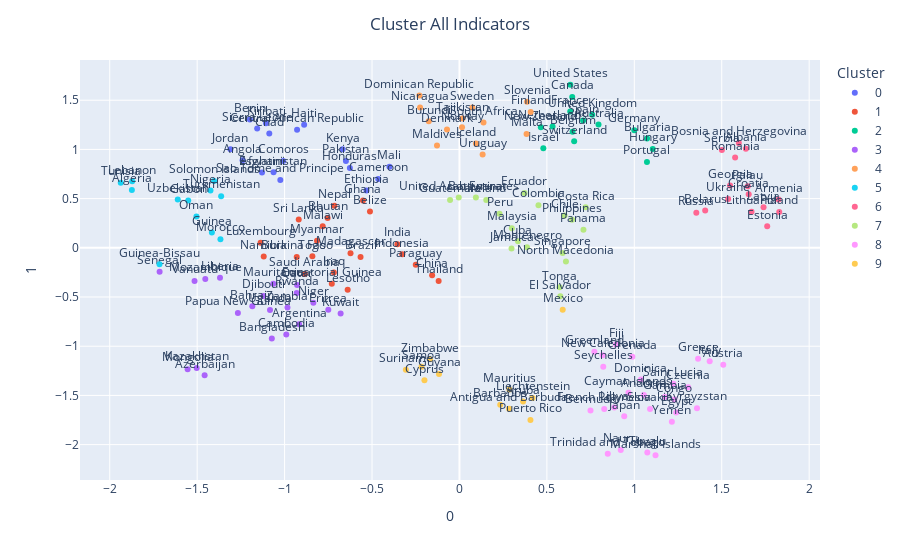

Write notebook code for a chart like this one.
### Markdown cell above
# All indicators

Perform the same code as before but for different indicators.

TSNE() and AffinityPropagation() parameters have been optimized again for this case.

### Code cell
#Reload the oringinal dataframe, now with all  indicators
df_normalized = corr_df.copy()
df_normalized = df_normalized.dropna(how='all')
df_normalized = df_normalized.fillna(value = 0)

#Apply t-SNE
tsne = TSNE(n_components = 2, perplexity = 5, n_iter = 20000, learning_rate = 100.0, init = 'pca')
tsne_result = tsne.fit_transform(df_normalized)
new_df_tsne = pd.DataFrame(np.hstack((np.array(df_normalized.index).reshape(-1, 1), tsne_result)), columns = ['Country', '1st_component', '2nd_component'])
new_df_tsne.set_index('Country', inplace = True)

#Apply Clustering
X_affinity_all = pd.DataFrame(StandardScaler().fit_transform(new_df_tsne))
X_affinity_all.index = new_df_tsne.index
'''Apply AffinityPropagation'''
optics = AffinityPropagation(damping=0.9).fit(X_affinity_all)
labels_affinity = optics.labels_

#Display plot
X_affinity_all['Cluster'] = labels_affinity
X_affinity_all['Cluster'] = X_affinity_all['Cluster'].astype(str)
fig = px.scatter(X_affinity_all, x= X_affinity_all.columns[0], y=X_affinity_all.columns[1], text= X_affinity_all.index, size_max=100, color='Cluster', category_orders={"Cluster": sort(list(set(X_affinity_all.loc[:, 'Cluster'])))})
fig.update_layout(title_text='Cluster All Indicators', title_x=0.5)
fig.update_traces(textposition='top center')
fig.show()

### Figure 1 — Plotly figure (JSON) as saved in the notebook; plotly's stock layout.template omitted (floating-point values rounded to 4 significant figures)
{"data": [{"hovertemplate": "Cluster=0<br>0=%{x}<br>1=%{y}<br>Country=%{text}<extra></extra>", "legendgroup": "0", "marker": {"color": "#636efa", "symbol": "circle"}, "mode": "markers+text", "name": "0", "orientation": "v", "showlegend": true, "text": ["Comoros", "Sierra Leone", "Central African Republic", "Pakistan", "Eswatini", "Chad", "Jordan", "Benin", "Honduras", "Afghanistan", "Haiti", "Ethiopia", "Angola", "Kiribati", "Mali", "Sao Tome and Principe", "Cameroon", "Kenya"], "textposition": "top center", "type": "scatter", "x": [-1.008, -1.157, -0.9285, -0.6493, -1.129, -1.088, -1.31, -1.198, -0.6268, -1.063, -0.8882, -0.5316, -1.24, -1.106, -0.4002, -1.024, -0.4642, -0.6684], "xaxis": "x", "y": [0.8829, 1.214, 1.201, 0.8832, 0.7646, 1.163, 1.001, 1.305, 0.81, 0.7667, 1.25, 0.5816, 0.889, 1.266, 0.8234, 0.6888, 0.7003, 1.001], "yaxis": "y"}, {"hovertemplate": "Cluster=1<br>0=%{x}<br>1=%{y}<br>Country=%{text}<extra></extra>", "legendgroup": "1", "marker": {"color": "#EF553B", "symbol": "circle"}, "mode": "markers+text", "name": "1", "orientation": "v", "showlegend": true, "text": ["Burkina Faso", "Bhutan", "Madagascar", "Lesotho", "Equatorial Guinea", "Brazil", "Indonesia", "Sri Lanka", "Ghana", "Iraq", "Saudi Arabia", "Luxembourg", "India", "Myanmar", "Thailand", "Namibia", "China", "Malawi", "Paraguay", "Nepal", "Belize", "Togo"], "textposition": "top center", "type": "scatter", "x": [-0.9306, -0.7539, -0.6229, -0.6393, -0.7301, -0.5656, -0.3268, -0.9191, -0.5517, -0.718, -0.8843, -1.137, -0.3547, -0.8145, -0.119, -1.119, -0.1562, -0.782, -0.2498, -0.7154, -0.5117, -0.8411], "xaxis": "x", "y": [-0.09267, 0.3022, -0.05483, -0.4265, -0.3652, -0.09394, -0.06613, 0.2876, 0.4815, -0.2506, -0.2672, 0.05106, 0.03642, 0.07109, -0.3362, -0.08729, -0.2779, 0.2182, -0.1728, 0.4288, 0.3692, -0.08611], "yaxis": "y"}, {"hovertemplate": "Cluster=2<br>0=%{x}<br>1=%{y}<br>Country=%{text}<extra></extra>", "legendgroup": "2", "marker": {"color": "#00cc96", "symbol": "circle"}, "mode": "markers+text", "name": "2", "orientation": "v", "showlegend": true, "text": ["New Zealand", "United Kingdom", "Spain", "Canada", "Germany", "United States", "Portugal", "Bulgaria", "France", "Australia", "Hungary", "Israel", "Switzerland", "Belgium", "Netherlands"], "textposition": "top center", "type": "scatter", "x": [0.4655, 0.7594, 0.707, 0.645, 1.0, 0.6341, 1.072, 1.073, 0.6336, 0.7953, 1.105, 0.4797, 0.6561, 0.647, 0.5325], "xaxis": "x", "y": [1.225, 1.352, 1.294, 1.533, 1.196, 1.657, 0.8727, 1.112, 1.385, 1.254, 1.004, 1.012, 1.082, 1.18, 1.234], "yaxis": "y"}, {"hovertemplate": "Cluster=3<br>0=%{x}<br>1=%{y}<br>Country=%{text}<extra></extra>", "legendgroup": "3", "marker": {"color": "#ab63fa", "symbol": "circle"}, "mode": "markers+text", "name": "3", "orientation": "v", "showlegend": true, "text": ["Argentina", "Azerbaijan", "Djibouti", "Papua New Guinea", "Kazakhstan", "Niger", "Kuwait", "Liberia", "Rwanda", "Cambodia", "Mongolia", "Vanuatu", "Senegal", "Uganda", "Bahrain", "Mauritania", "Bangladesh", "Eritrea", "Zambia", "Qatar", "Mozambique"], "textposition": "top center", "type": "scatter", "x": [-0.9173, -1.457, -1.121, -1.267, -1.503, -0.8354, -0.6795, -1.369, -0.9306, -0.9904, -1.555, -1.515, -1.715, -1.083, -1.185, -1.065, -1.073, -0.75, -0.9837, -0.9284, -1.453], "xaxis": "x", "y": [-0.7774, -1.296, -0.4891, -0.6636, -1.221, -0.5595, -0.6682, -0.3045, -0.4593, -0.8806, -1.234, -0.3376, -0.2434, -0.6327, -0.5945, -0.3651, -0.9213, -0.6288, -0.6078, -0.3789, -0.3169], "yaxis": "y"}, {"hovertemplate": "Cluster=4<br>0=%{x}<br>1=%{y}<br>Country=%{text}<extra></extra>", "legendgroup": "4", "marker": {"color": "#FFA15A", "symbol": "circle"}, "mode": "markers+text", "name": "4", "orientation": "v", "showlegend": true, "text": ["Iceland", "South Africa", "Dominican Republic", "Sweden", "Finland", "Slovenia", "Malta", "Uruguay", "Tajikistan", "Burundi", "Norway", "Nicaragua", "Denmark", "Maldives"], "textposition": "top center", "type": "scatter", "x": [0.09434, 0.1376, -0.2291, 0.07401, 0.4074, 0.3866, 0.3838, 0.1324, 0.01704, -0.1755, 0.01466, -0.2253, -0.07123, -0.1283], "xaxis": "x", "y": [1.06, 1.274, 1.548, 1.427, 1.38, 1.483, 1.156, 0.949, 1.315, 1.285, 1.225, 1.427, 1.201, 1.04], "yaxis": "y"}, {"hovertemplate": "Cluster=5<br>0=%{x}<br>1=%{y}<br>Country=%{text}<extra></extra>", "legendgroup": "5", "marker": {"color": "#19d3f3", "symbol": "circle"}, "mode": "markers+text", "name": "5", "orientation": "v", "showlegend": true, "text": ["Oman", "Lebanon", "Turkmenistan", "Morocco", "Algeria", "Guinea", "Guinea-Bissau", "Solomon Islands", "Tunisia", "Gabon", "Nigeria", "Uzbekistan"], "textposition": "top center", "type": "scatter", "x": [-1.504, -1.872, -1.363, -1.367, -1.873, -1.416, -1.715, -1.403, -1.937, -1.551, -1.424, -1.611], "xaxis": "x", "y": [0.3187, 0.6755, 0.5243, 0.08753, 0.5866, 0.1549, -0.1675, 0.6794, 0.6605, 0.4818, 0.5837, 0.4913], "yaxis": "y"}, {"hovertemplate": "Cluster=6<br>0=%{x}<br>1=%{y}<br>Country=%{text}<extra></extra>", "legendgroup": "6", "marker": {"color": "#FF6692", "symbol": "circle"}, "mode": "markers+text", "name": "6", "orientation": "v", "showlegend": true, "text": ["Belarus", "Croatia", "Russia", "Estonia", "Bosnia and Herzegovina", "Serbia", "Latvia", "Georgia", "Albania", "Armenia", "Lithuania", "Palau", "Ukraine", "Romania", "Poland"], "textposition": "top center", "type": "scatter", "x": [1.405, 1.654, 1.355, 1.76, 1.598, 1.501, 1.739, 1.547, 1.638, 1.825, 1.67, 1.649, 1.537, 1.577, 1.829], "xaxis": "x", "y": [0.378, 0.5437, 0.3562, 0.2192, 1.065, 0.9947, 0.4112, 0.6329, 1.006, 0.4903, 0.3661, 0.6254, 0.4954, 0.9178, 0.3645], "yaxis": "y"}, {"hovertemplate": "Cluster=7<br>0=%{x}<br>1=%{y}<br>Country=%{text}<extra></extra>", "legendgroup": "7", "marker": {"color": "#B6E880", "symbol": "circle"}, "mode": "markers+text", "name": "7", "orientation": "v", "showlegend": true, "text": ["Colombia", "Guatemala", "Jamaica", "United Arab Emirates", "Ireland", "El Salvador", "Montenegro", "Botswana", "Panama", "Singapore", "Peru", "Costa Rica", "Ecuador", "Cuba", "Philippines", "Chile", "Tonga", "Malaysia", "North Macedonia"], "textposition": "top center", "type": "scatter", "x": [0.4519, -0.05366, 0.2978, -0.004014, 0.1533, 0.5769, 0.3865, 0.09389, 0.7092, 0.5902, 0.229, 0.7216, 0.3718, 0.3348, 0.644, 0.6011, 0.5724, 0.2996, 0.609], "xaxis": "x", "y": [0.4336, 0.4848, -0.007596, 0.5116, 0.485, -0.4928, 0.006963, 0.5117, 0.1832, -0.05192, 0.3469, 0.4112, 0.5558, 0.06649, 0.2855, 0.329, -0.4018, 0.1994, -0.1392], "yaxis": "y"}, {"hovertemplate": "Cluster=8<br>0=%{x}<br>1=%{y}<br>Country=%{text}<extra></extra>", "legendgroup": "8", "marker": {"color": "#FF97FF", "symbol": "circle"}, "mode": "markers+text", "name": "8", "orientation": "v", "showlegend": true, "text": ["Greenland", "Tuvalu", "Libya", "Slovakia", "Bermuda", "Dominica", "Yemen", "Gambia", "Japan", "Seychelles", "Saint Lucia", "Egypt", "Austria", "Czechia", "Fiji", "French Polynesia", "Kyrgyzstan", "Congo", "New Caledonia", "Italy", "Greece", "Marshall Islands", "Trinidad and Tobago", "Nauru", "Grenada", "Andorra", "Cayman Islands"], "textposition": "top center", "type": "scatter", "x": [0.7716, 1.074, 0.8857, 1.09, 0.7495, 1.038, 1.215, 1.175, 0.9424, 0.8224, 1.223, 1.239, 1.509, 1.308, 0.8955, 0.8279, 1.358, 1.229, 0.8189, 1.431, 1.365, 1.121, 0.8483, 0.9224, 0.989, 1.055, 0.9666], "xaxis": "x", "y": [-1.055, -2.081, -1.624, -1.639, -1.654, -1.339, -1.769, -1.516, -1.712, -1.21, -1.382, -1.675, -1.188, -1.416, -0.9817, -1.639, -1.629, -1.542, -1.091, -1.153, -1.129, -2.108, -2.093, -2.054, -1.107, -1.495, -1.474], "yaxis": "y"}, {"hovertemplate": "Cluster=9<br>0=%{x}<br>1=%{y}<br>Country=%{text}<extra></extra>", "legendgroup": "9", "marker": {"color": "#FECB52", "symbol": "circle"}, "mode": "markers+text", "name": "9", "orientation": "v", "showlegend": true, "text": ["Barbados", "Samoa", "Puerto Rico", "Aruba", "Suriname", "Cyprus", "Mexico", "Antigua and Barbuda", "Liechtenstein", "Zimbabwe", "Mauritius", "Guyana"], "textposition": "top center", "type": "scatter", "x": [0.2333, -0.2169, 0.4061, 0.364, -0.3064, -0.2002, 0.5905, 0.2835, 0.418, -0.1684, 0.2856, -0.1169], "xaxis": "x", "y": [-1.595, -1.209, -1.75, -1.562, -1.239, -1.347, -0.6288, -1.635, -1.526, -1.133, -1.439, -1.283], "yaxis": "y"}], "layout": {"legend": {"title": {"text": "Cluster"}, "tracegroupgap": 0}, "margin": {"t": 60}, "title": {"text": "Cluster All Indicators", "x": 0.5}, "xaxis": {"anchor": "y", "domain": [0, 1], "title": {"text": "0"}}, "yaxis": {"anchor": "x", "domain": [0, 1], "title": {"text": "1"}}}}
